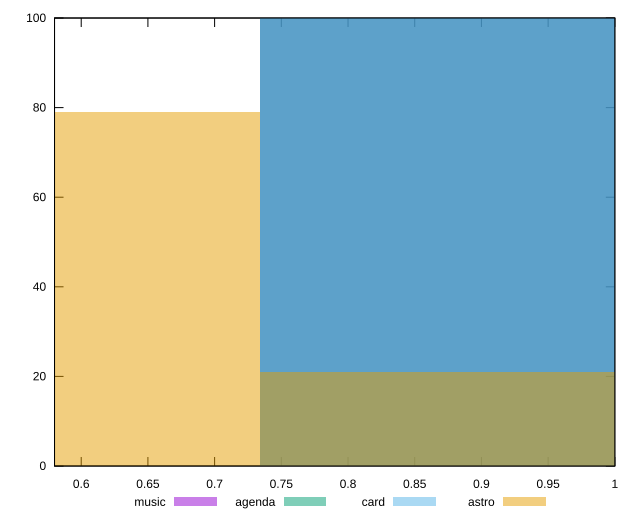

Source code (gnuplot):
reset

$music <<EOF
0.8805197685541529 100
EOF

$agenda <<EOF
0.8805197685541529 100
EOF

$card <<EOF
0.8805197685541529 100
EOF

$astro <<EOF
0.587013179036102 79
0.8805197685541529 21
EOF

set key outside below
set boxwidth 0.293506589518051
set xrange [0.58:1]
set yrange [0:100]
set trange [0:100]
set style fill transparent solid 0.5 noborder
set terminal svg size 640, 520 enhanced background rgb 'white'
set output "reports/report_00031_2021-02-24T23-18-18.084Z/unused-css-rules/comparison/histogram/all_score.svg"

plot $music title "music" with boxes, \
     $agenda title "agenda" with boxes, \
     $card title "card" with boxes, \
     $astro title "astro" with boxes

reset
